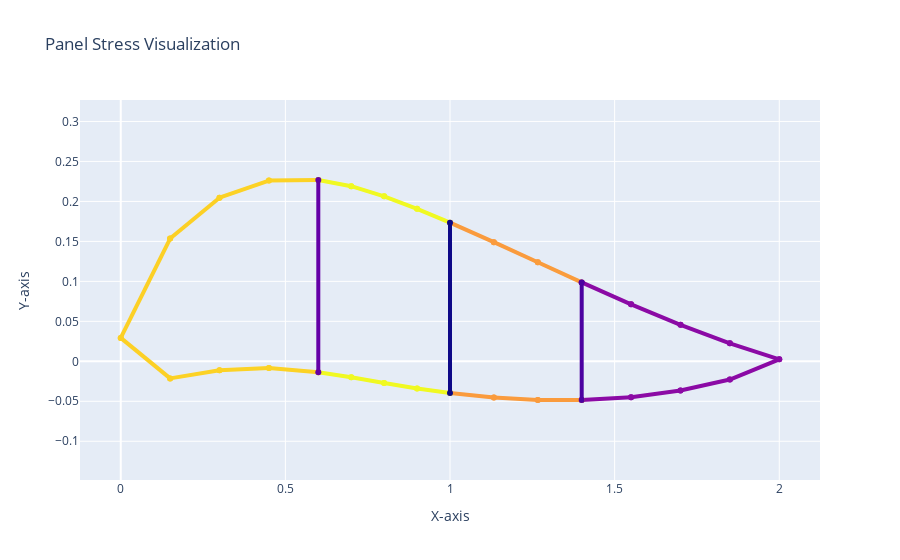

Notebook code for this chart:
### Markdown cell above
# Shear Stress analysis

The direct stresses were straight forward however computing the shear stresses is quite more involved. As mentioned earlier, the shear flow over a panel is constant and only jumps at the one of the booms. When we have an open sections this gives us an easy point to start from as we know that at the outer edge of the structure the shear flow has to be zero. However, a wingbox is a closed structure so we have to cut the structure in each cell to give us a starting point. This is as shown in [figure 3](#figure3) indicated by the two small parrallel lines. 

<br>
<p align="left"  id="figure3" >
<img src="https://github.com/saullocastro/tuduam/blob/main/doc/source/notebooks/static/wingbox_analysis.png?raw=true" width="800" /> 
 <br>
</p>
<p align="left">
<em>Figure 4: Starting point of the wingbox analysis</em>
</p>
<br>

However, these cut's have to be "mended", we do this by applying a complementary shear flow in each cell. We can solve for these complementary shear flows by assuming no warping will occur and hence the amount of twist per unit length should be the same in each cell. This would give us n + 1 unknowns however with n equations. Thus, the final equation can be found from moment equivalence of all the shear flows and the internal shear itself. A complete description of this process is described in source 1 which has been previously shown. Now let us apply it. See the code cell below.

### Code cell
import rich
import plotly.graph_objs as go

wingbox.stress_analysis(4e3, 2e3, 8e3, 38e3, 0.3, 24e9)
wingbox.plot_shear_stress()


print("\n \n")
rich.print(f"Maximum shear stress is {max([i.tau for i in wingbox.panel_dict.values()])/1e6} MPa")

### Figure 1 — Plotly figure (JSON) as saved in the notebook; plotly's stock layout.template omitted (floating-point values rounded to 4 significant figures)
{"data": [{"hovertext": "Panel: 0, Stress: 1.5289195292498683 MPa", "line": {"color": "rgb(0.987621, 0.815978, 0.144363)", "width": 4}, "marker": {"color": "rgb(0.987621, 0.815978, 0.144363)", "symbol": "circle"}, "mode": "lines+markers", "showlegend": false, "type": "scatter", "x": [0, 0.15], "y": [0.02931, 0.1535]}, {"hovertext": "Panel: 1, Stress: 1.529304853181467 MPa", "line": {"color": "rgb(0.987621, 0.815978, 0.144363)", "width": 4}, "marker": {"color": "rgb(0.987621, 0.815978, 0.144363)", "symbol": "circle"}, "mode": "lines+markers", "showlegend": false, "type": "scatter", "x": [0.15, 0.3], "y": [0.1535, 0.2046]}, {"hovertext": "Panel: 2, Stress: 1.5302948259404419 MPa", "line": {"color": "rgb(0.986509, 0.822401, 0.143557)", "width": 4}, "marker": {"color": "rgb(0.986509, 0.822401, 0.143557)", "symbol": "circle"}, "mode": "lines+markers", "showlegend": false, "type": "scatter", "x": [0.3, 0.45], "y": [0.2046, 0.226]}, {"hovertext": "Panel: 3, Stress: 1.5315942615362816 MPa", "line": {"color": "rgb(0.986509, 0.822401, 0.143557)", "width": 4}, "marker": {"color": "rgb(0.986509, 0.822401, 0.143557)", "symbol": "circle"}, "mode": "lines+markers", "showlegend": false, "type": "scatter", "x": [0.45, 0.6], "y": [0.226, 0.2268]}, {"hovertext": "Panel: 4, Stress: 1.6667776728700354 MPa", "line": {"color": "rgb(0.940015, 0.975158, 0.131326)", "width": 4}, "marker": {"color": "rgb(0.940015, 0.975158, 0.131326)", "symbol": "circle"}, "mode": "lines+markers", "showlegend": false, "type": "scatter", "x": [0.6, 0.7], "y": [0.2268, 0.219]}, {"hovertext": "Panel: 5, Stress: 1.6677317291900535 MPa", "line": {"color": "rgb(0.940015, 0.975158, 0.131326)", "width": 4}, "marker": {"color": "rgb(0.940015, 0.975158, 0.131326)", "symbol": "circle"}, "mode": "lines+markers", "showlegend": false, "type": "scatter", "x": [0.7, 0.8], "y": [0.219, 0.2064]}, {"hovertext": "Panel: 6, Stress: 1.6686652483151543 MPa", "line": {"color": "rgb(0.940015, 0.975158, 0.131326)", "width": 4}, "marker": {"color": "rgb(0.940015, 0.975158, 0.131326)", "symbol": "circle"}, "mode": "lines+markers", "showlegend": false, "type": "scatter", "x": [0.8, 0.9], "y": [0.2064, 0.1907]}, {"hovertext": "Panel: 7, Stress: 1.6695574128918829 MPa", "line": {"color": "rgb(0.940015, 0.975158, 0.131326)", "width": 4}, "marker": {"color": "rgb(0.940015, 0.975158, 0.131326)", "symbol": "circle"}, "mode": "lines+markers", "showlegend": false, "type": "scatter", "x": [0.9, 1], "y": [0.1907, 0.1735]}, {"hovertext": "Panel: 8, Stress: 1.323807333672778 MPa", "line": {"color": "rgb(0.979233, 0.607532, 0.238013)", "width": 4}, "marker": {"color": "rgb(0.979233, 0.607532, 0.238013)", "symbol": "circle"}, "mode": "lines+markers", "showlegend": false, "type": "scatter", "x": [1, 1.133], "y": [0.1735, 0.1491]}, {"hovertext": "Panel: 9, Stress: 1.3248041535197295 MPa", "line": {"color": "rgb(0.979233, 0.607532, 0.238013)", "width": 4}, "marker": {"color": "rgb(0.979233, 0.607532, 0.238013)", "symbol": "circle"}, "mode": "lines+markers", "showlegend": false, "type": "scatter", "x": [1.133, 1.267], "y": [0.1491, 0.1239]}, {"hovertext": "Panel: 10, Stress: 1.3256861484253846 MPa", "line": {"color": "rgb(0.980556, 0.613039, 0.234646)", "width": 4}, "marker": {"color": "rgb(0.980556, 0.613039, 0.234646)", "symbol": "circle"}, "mode": "lines+markers", "showlegend": false, "type": "scatter", "x": [1.267, 1.4], "y": [0.1239, 0.09869]}, {"hovertext": "Panel: 11, Stress: 0.6023182924873112 MPa", "line": {"color": "rgb(0.546157, 0.038954, 0.64701)", "width": 4}, "marker": {"color": "rgb(0.546157, 0.038954, 0.64701)", "symbol": "circle"}, "mode": "lines+markers", "showlegend": false, "type": "scatter", "x": [1.4, 1.55], "y": [0.09869, 0.07125]}, {"hovertext": "Panel: 12, Stress: 0.6010185210912949 MPa", "line": {"color": "rgb(0.546157, 0.038954, 0.64701)", "width": 4}, "marker": {"color": "rgb(0.546157, 0.038954, 0.64701)", "symbol": "circle"}, "mode": "lines+markers", "showlegend": false, "type": "scatter", "x": [1.55, 1.7], "y": [0.07125, 0.0456]}, {"hovertext": "Panel: 13, Stress: 0.6016642479461568 MPa", "line": {"color": "rgb(0.546157, 0.038954, 0.64701)", "width": 4}, "marker": {"color": "rgb(0.546157, 0.038954, 0.64701)", "symbol": "circle"}, "mode": "lines+markers", "showlegend": false, "type": "scatter", "x": [1.7, 1.85], "y": [0.0456, 0.02247]}, {"hovertext": "Panel: 14, Stress: 0.6021464286610909 MPa", "line": {"color": "rgb(0.546157, 0.038954, 0.64701)", "width": 4}, "marker": {"color": "rgb(0.546157, 0.038954, 0.64701)", "symbol": "circle"}, "mode": "lines+markers", "showlegend": false, "type": "scatter", "x": [1.85, 2], "y": [0.02247, 0.002514]}, {"hovertext": "Panel: 15, Stress: 0.6025857388499408 MPa", "line": {"color": "rgb(0.546157, 0.038954, 0.64701)", "width": 4}, "marker": {"color": "rgb(0.546157, 0.038954, 0.64701)", "symbol": "circle"}, "mode": "lines+markers", "showlegend": false, "type": "scatter", "x": [2, 1.85], "y": [0.002514, -0.02281]}, {"hovertext": "Panel: 16, Stress: 0.6026559361508854 MPa", "line": {"color": "rgb(0.546157, 0.038954, 0.64701)", "width": 4}, "marker": {"color": "rgb(0.546157, 0.038954, 0.64701)", "symbol": "circle"}, "mode": "lines+markers", "showlegend": false, "type": "scatter", "x": [1.85, 1.7], "y": [-0.02281, -0.03659]}, {"hovertext": "Panel: 17, Stress: 0.6024831850239778 MPa", "line": {"color": "rgb(0.546157, 0.038954, 0.64701)", "width": 4}, "marker": {"color": "rgb(0.546157, 0.038954, 0.64701)", "symbol": "circle"}, "mode": "lines+markers", "showlegend": false, "type": "scatter", "x": [1.7, 1.55], "y": [-0.03659, -0.04486]}, {"hovertext": "Panel: 18, Stress: 0.6021169425955124 MPa", "line": {"color": "rgb(0.546157, 0.038954, 0.64701)", "width": 4}, "marker": {"color": "rgb(0.546157, 0.038954, 0.64701)", "symbol": "circle"}, "mode": "lines+markers", "showlegend": false, "type": "scatter", "x": [1.55, 1.4], "y": [-0.04486, -0.04844]}, {"hovertext": "Panel: 19, Stress: 1.3239757749145342 MPa", "line": {"color": "rgb(0.979233, 0.607532, 0.238013)", "width": 4}, "marker": {"color": "rgb(0.979233, 0.607532, 0.238013)", "symbol": "circle"}, "mode": "lines+markers", "showlegend": false, "type": "scatter", "x": [1.4, 1.267], "y": [-0.04844, -0.04823]}, {"hovertext": "Panel: 20, Stress: 1.3234218678869163 MPa", "line": {"color": "rgb(0.979233, 0.607532, 0.238013)", "width": 4}, "marker": {"color": "rgb(0.979233, 0.607532, 0.238013)", "symbol": "circle"}, "mode": "lines+markers", "showlegend": false, "type": "scatter", "x": [1.267, 1.133], "y": [-0.04823, -0.04523]}, {"hovertext": "Panel: 21, Stress: 1.3227989323137166 MPa", "line": {"color": "rgb(0.979233, 0.607532, 0.238013)", "width": 4}, "marker": {"color": "rgb(0.979233, 0.607532, 0.238013)", "symbol": "circle"}, "mode": "lines+markers", "showlegend": false, "type": "scatter", "x": [1.133, 1], "y": [-0.04523, -0.0397]}, {"hovertext": "Panel: 22, Stress: 1.6665138592975177 MPa", "line": {"color": "rgb(0.940015, 0.975158, 0.131326)", "width": 4}, "marker": {"color": "rgb(0.940015, 0.975158, 0.131326)", "symbol": "circle"}, "mode": "lines+markers", "showlegend": false, "type": "scatter", "x": [1, 0.9], "y": [-0.0397, -0.034]}, {"hovertext": "Panel: 23, Stress: 1.6659853070568842 MPa", "line": {"color": "rgb(0.940015, 0.975158, 0.131326)", "width": 4}, "marker": {"color": "rgb(0.940015, 0.975158, 0.131326)", "symbol": "circle"}, "mode": "lines+markers", "showlegend": false, "type": "scatter", "x": [0.9, 0.8], "y": [-0.034, -0.0271]}, {"hovertext": "Panel: 24, Stress: 1.6654454841861086 MPa", "line": {"color": "rgb(0.940015, 0.975158, 0.131326)", "width": 4}, "marker": {"color": "rgb(0.940015, 0.975158, 0.131326)", "symbol": "circle"}, "mode": "lines+markers", "showlegend": false, "type": "scatter", "x": [0.8, 0.7], "y": [-0.0271, -0.01986]}, {"hovertext": "Panel: 25, Stress: 1.6648960409412847 MPa", "line": {"color": "rgb(0.940015, 0.975158, 0.131326)", "width": 4}, "marker": {"color": "rgb(0.940015, 0.975158, 0.131326)", "symbol": "circle"}, "mode": "lines+markers", "showlegend": false, "type": "scatter", "x": [0.7, 0.6], "y": [-0.01986, -0.01356]}, {"hovertext": "Panel: 26, Stress: 1.5323907253306703 MPa", "line": {"color": "rgb(0.986509, 0.822401, 0.143557)", "width": 4}, "marker": {"color": "rgb(0.986509, 0.822401, 0.143557)", "symbol": "circle"}, "mode": "lines+markers", "showlegend": false, "type": "scatter", "x": [0.6, 0.45], "y": [-0.01356, -0.008457]}, {"hovertext": "Panel: 27, Stress: 1.531439420550604 MPa", "line": {"color": "rgb(0.986509, 0.822401, 0.143557)", "width": 4}, "marker": {"color": "rgb(0.986509, 0.822401, 0.143557)", "symbol": "circle"}, "mode": "lines+markers", "showlegend": false, "type": "scatter", "x": [0.45, 0.3], "y": [-0.008457, -0.01128]}, {"hovertext": "Panel: 28, Stress: 1.530338016477295 MPa", "line": {"color": "rgb(0.986509, 0.822401, 0.143557)", "width": 4}, "marker": {"color": "rgb(0.986509, 0.822401, 0.143557)", "symbol": "circle"}, "mode": "lines+markers", "showlegend": false, "type": "scatter", "x": [0.3, 0.15], "y": [-0.01128, -0.02135]}, {"hovertext": "Panel: 29, Stress: 1.5292153075365593 MPa", "line": {"color": "rgb(0.987621, 0.815978, 0.144363)", "width": 4}, "marker": {"color": "rgb(0.987621, 0.815978, 0.144363)", "symbol": "circle"}, "mode": "lines+markers", "showlegend": false, "type": "scatter", "x": [0.15, 0], "y": [-0.02135, 0.02931]}, {"hovertext": "Panel: 30, Stress: 0.44947884282292655 MPa", "line": {"color": "rgb(0.393304, 0.001114, 0.655199)", "width": 4}, "marker": {"color": "rgb(0.393304, 0.001114, 0.655199)", "symbol": "circle"}, "mode": "lines+markers", "showlegend": false, "type": "scatter", "x": [0.6, 0.6], "y": [0.2268, -0.01356]}, {"hovertext": "Panel: 31, Stress: 0.17372462212857112 MPa", "line": {"color": "rgb(0.050383, 0.029803, 0.527975)", "width": 4}, "marker": {"color": "rgb(0.050383, 0.029803, 0.527975)", "symbol": "circle"}, "mode": "lines+markers", "showlegend": false, "type": "scatter", "x": [1, 1], "y": [0.1735, -0.0397]}, {"hovertext": "Panel: 32, Stress: 0.36213186144350135 MPa", "line": {"color": "rgb(0.299855, 0.009561, 0.631624)", "width": 4}, "marker": {"color": "rgb(0.299855, 0.009561, 0.631624)", "symbol": "circle"}, "mode": "lines+markers", "showlegend": false, "type": "scatter", "x": [1.4, 1.4], "y": [0.09869, -0.04844]}], "layout": {"coloraxis": {"colorbar": {"title": {"text": "Stress Value"}}, "colorscale": [[0, "#440154"], [0.1111, "#482878"], [0.2222, "#3e4989"], [0.3333, "#31688e"], [0.4444, "#26828e"], [0.5556, "#1f9e89"], [0.6667, "#35b779"], [0.7778, "#6ece58"], [0.8889, "#b5de2b"], [1, "#fde725"]]}, "title": {"text": "Panel Stress Visualization"}, "xaxis": {"title": {"text": "X-axis"}}, "yaxis": {"range": [-0.1484, 0.3268], "title": {"text": "Y-axis"}}}}
